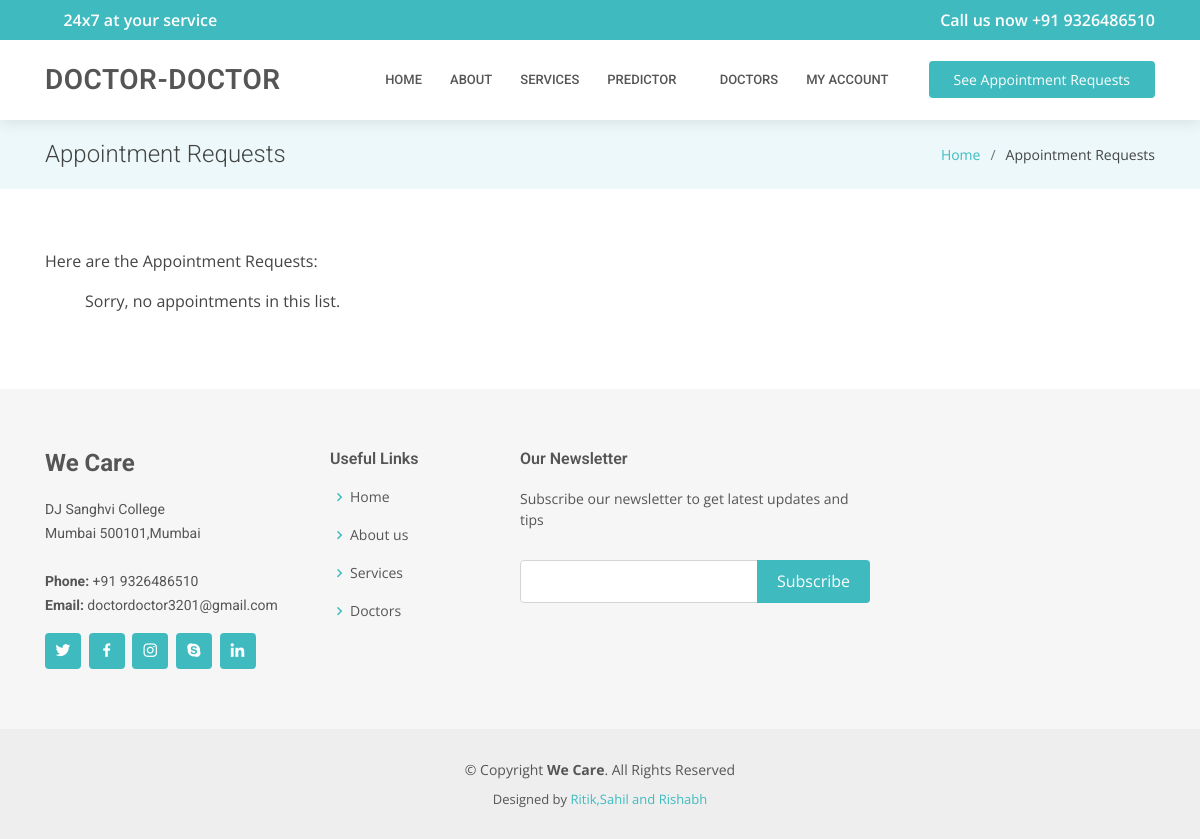
/doctor-portal/see-schedule/ (signed in), run on an earlier commit of the app's database.
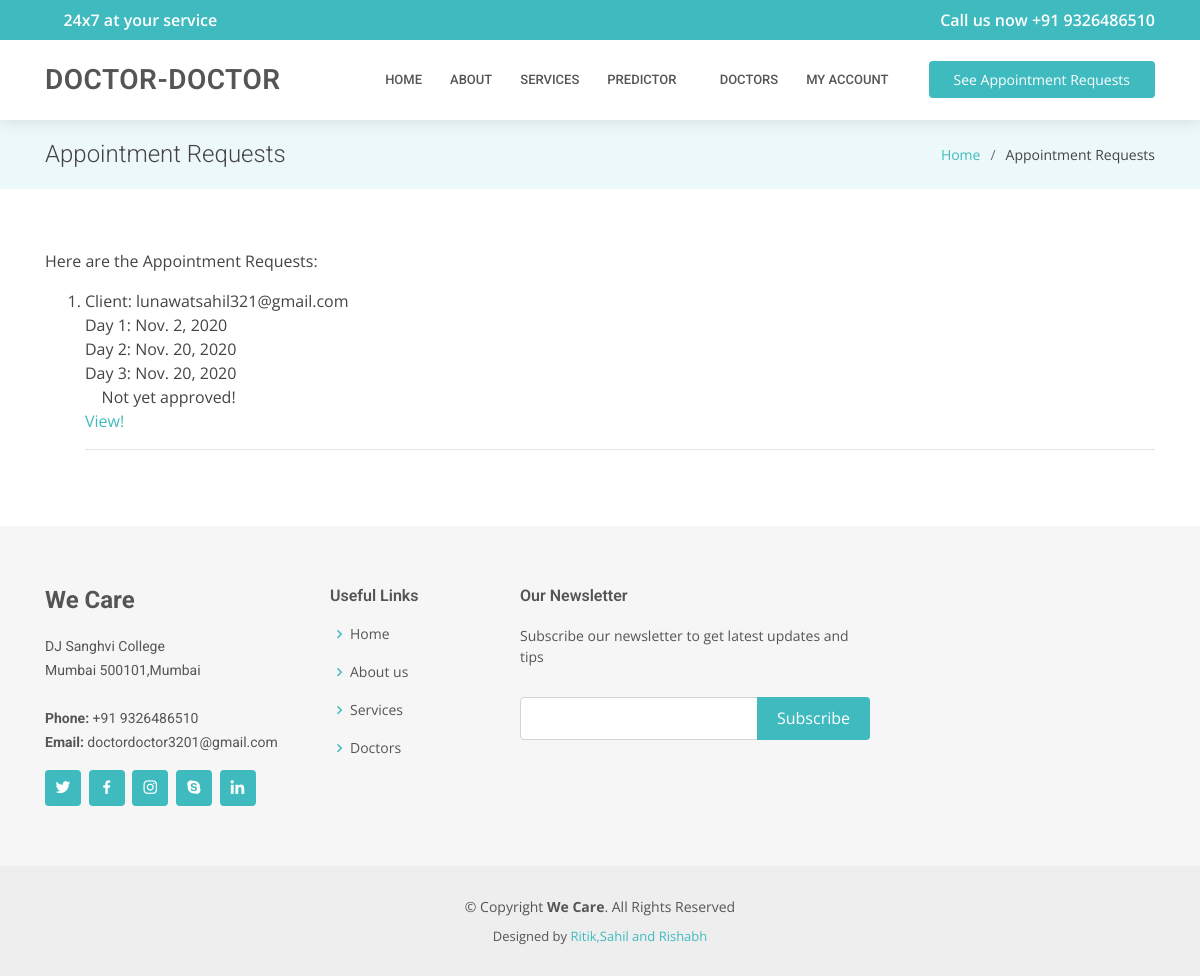
And on a later commit of the database.
### accounts/models.py (models this page shows, shortened)
class Appointment(models.Model):
    id              = models.AutoField(primary_key=True)
    doctor          = models.ForeignKey(Doctor,related_name='appointment_doctor',on_delete=models.CASCADE)
    patient         = models.ForeignKey(Patient,related_name='appointment_patient',on_delete=models.CASCADE)
    day1            = models.DateField(blank=True, editable=True,null=True)
    day2            = models.DateField(blank=True, editable=True,null=True)
    day3            = models.DateField(blank=True, editable=True,null=True)
    message         = models.CharField(blank=True, null=True, max_length=512)
    approved_for    = models.CharField(blank=True, editable=True,null=True, max_length=10)
    approved_time   = models.CharField(blank=True, editable=True,null=True, max_length=10)
    prescription    = models.CharField(blank=True, editable=True,null=True, max_length=1000)
    class Meta:
        verbose_name = 'Appointment'

class CustomUser(AbstractUser):
    id              = models.AutoField(primary_key=True)
    username        = models.CharField(max_length=30,null=True,blank=True)
    fullname        = models.CharField(blank=True, null=True, max_length=255)##
    is_doctor       = models.BooleanField(default=False, blank=True, null=True)
    password        = models.CharField(max_length=255)
    email           = models.EmailField(max_length=254, unique=True)
    date_of_birth   = models.DateField(blank=True, editable=True,null=True)
    date_created    = models.DateField(auto_now=True, editable=False)
    is_active       = models.BooleanField(default=True)
    is_admin        = models.BooleanField(default=False)
    USERNAME_FIELD  = 'email'
    REQUIRED_FIELDS = []
    objects = CustomUserManager()
    def __str__(self):
        return str(self.email)

### accounts/views.py (the view)
# urls.py: url(r'^doctor-portal/see-schedule/$',views.see_schedule.as_view(),name='see_schedule'),
class see_schedule(ListView):
    model = Appointment
    template_name = 'accounts/doctor_schedule.html'
    context_object_name = 'schedule'
    def get_queryset(self):
        queryset = super().get_queryset()
        queryset = Appointment.objects.filter(doctor=self.request.user)
        return queryset

### accounts/templatetags/profile_tags.py (called while the page is built)
@register.filter(name='has_group')
def has_group(user, group_name):
    return user.groups.filter(name=group_name).exists()

### accounts/templates/accounts/doctor_schedule.html (shortened to what this page needs)
{% extends "DoctorDoctor/base.html" %}
{% block title_page %}Appointment Requests{% endblock %}
{% block title_in_li %}Appointment Requests{% endblock %}
{% block inner_page %}
Here are the Appointment Requests:
<ol>
    {% for a in schedule %}
    <li>
        Client: {{a.patient}}<br>
        {% if a.approved_for == '1' %}
        <i class="icofont-tick-boxed"></i> Approved for: <strong>{{a.day1}}</strong> at <strong>{{a.approved_time}}</strong>
        {% elif a.approved_for == '2' %}
        <i class="icofont-tick-boxed"></i> Approved for: <strong>{{a.day2}}</strong> at <strong>{{a.approved_time}}</strong>
        {% elif a.approved_for == '3' %}
        <i class="icofont-tick-boxed"></i> Approved for: <strong>{{a.day3}}</strong> at <strong>{{a.approved_time}}</strong>
        {% else %}
        Day 1: {{a.day1}}<br>
        Day 2: {{a.day2}}<br>
        Day 3: {{a.day3}}<br>
        <i class="icofont-close-squared-alt"></i> Not yet approved!
        {% endif %}
        <br><a href="{% url 'accounts:detail_appointment' pk=a.id %}">View!</a><hr>
    </li>
    {% empty %}
    Sorry, no appointments in this list.
    {% endfor %}
</ol>
{% endblock %}

What changed in the data, as far as the page shows it:
added Appointment: patient "lunawatsahil321@gmail.com", day1 "Nov. 2, 2020", day2 "Nov. 20, 2020", day3 "Nov. 20, 2020"
Also different on the page:
text no longer shown: "Sorry, no appointments in this list."
